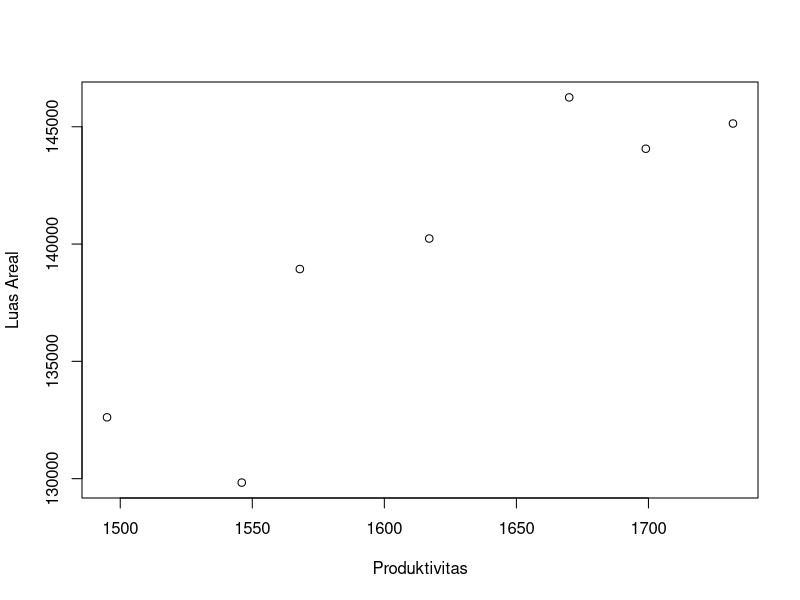

This chart was generated by the following R code:
## ---- chunk 1
#| label: plot luas areal terhadap produktivitas
#| fig-cap: "plot luas areal terhadap produktivitas"
setwd("C:/Users/User/Documents/metopel/uas")
library(readxl)
dat<-read_excel("latihan.xlsx")
reg1<-lm(Y~X+S,data=dat)
dat$u<-resid(reg1)
plot(dat$X,dat$Y,xlab="Produktivitas",ylab="Luas Areal")
## ---- chunk 2
library(readxl)
dat<-read_excel("latihan.xlsx")
reg1<-lm(Y~X+S,data=dat)
summary(reg1)
